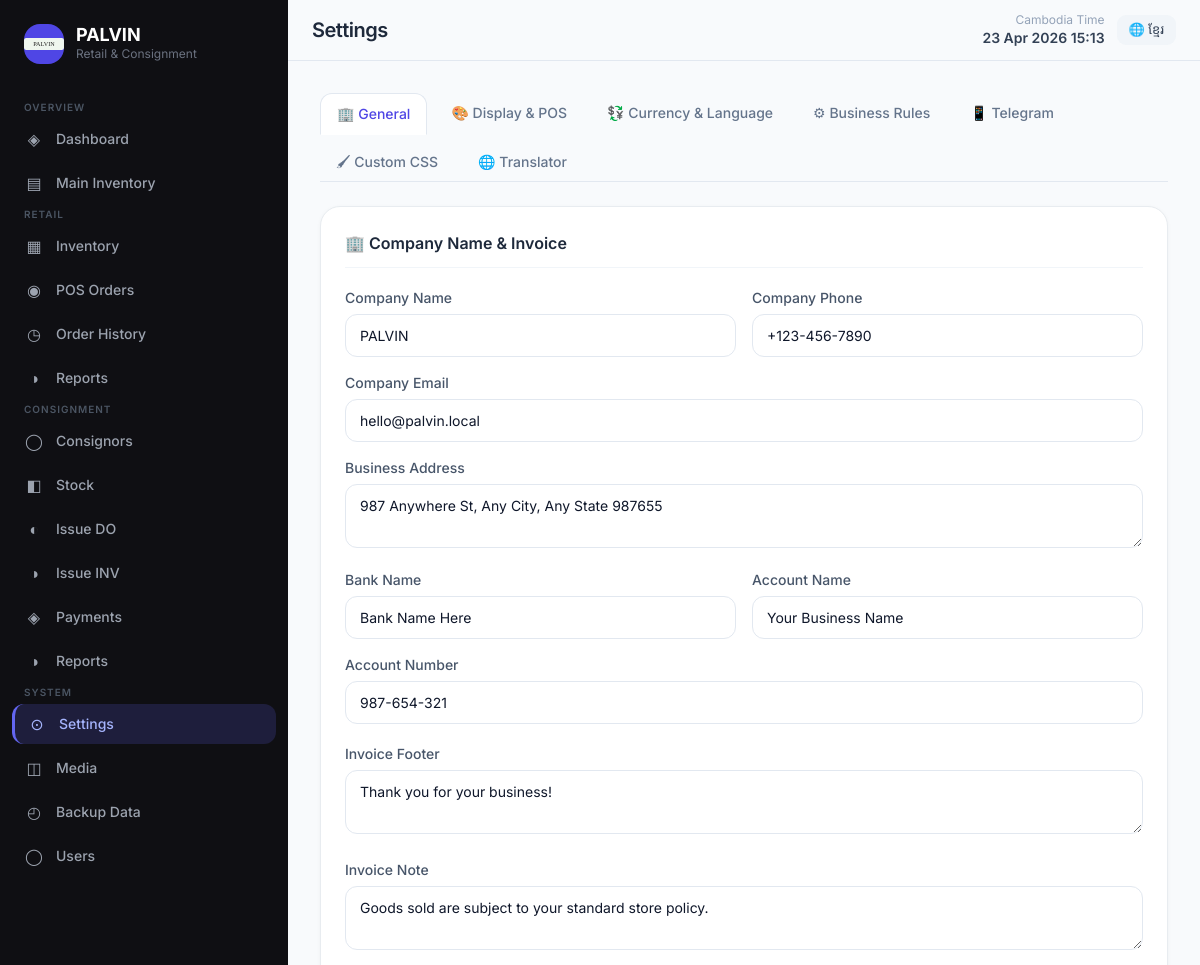
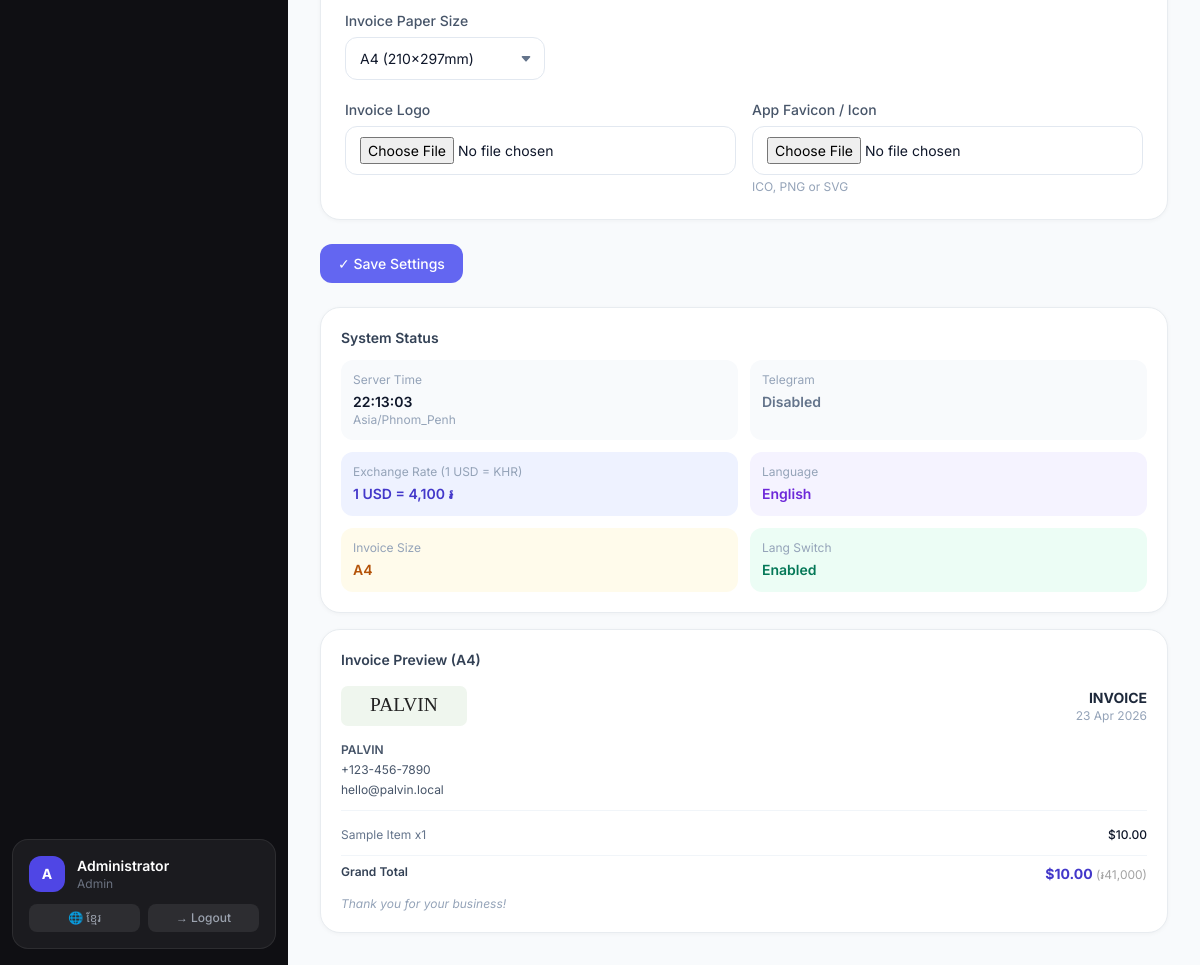
The page /settings.php (signed in) on the database its author committed (2 pictures, top to bottom).
### tables this page shows
CREATE TABLE system_settings (
    id INT AUTO_INCREMENT PRIMARY KEY,
    setting_key VARCHAR(120) NOT NULL UNIQUE,
    setting_value TEXT NULL
);

### includes/lang.php (called while the page is built, shortened)
<?php
if (!function_exists('get_lang')) {
function get_lang(): string {
    return $_SESSION['lang'] ?? 'en';
}}
if (!function_exists('t')) {
function t(string $key, array $replace = []): string {
    static $strings = null;
    if ($strings === null) {
        $lang = get_lang();
        $strings = lang_strings($lang);
    }
    $text = $strings[$key] ?? $key;
    return $text;
}}
if (!function_exists('lang_strings')) {
function lang_strings(string $lang): array {
    return $lang === 'km' ? $km : $en;
}}

### config/app.php (called while the page is built)
<?php
return [
    'app_name'             => getenv('PALVIN_APP_NAME')    ?: 'PALVIN Premium',
    'base_url'             => getenv('PALVIN_BASE_URL')    ?: 'https://app.palvinpavilion.com',
    'upload_dir'           => __DIR__ . '/../uploads',
    'default_logo'         => 'assets/img/default-logo.svg',
    'timezone'             => getenv('PALVIN_TIMEZONE')    ?: 'Asia/Phnom_Penh',
    'mysql_timezone_offset' => getenv('PALVIN_DB_TIMEZONE') ?: '+07:00',
];

### includes/bootstrap.php (called while the page is built, shortened)
<?php
$config = require __DIR__ . '/../config/app.php';
require_once __DIR__ . '/../config/db.php';
require_once __DIR__ . '/functions.php';
require_once __DIR__ . '/lang.php';

### settings.php (the view, shortened to what this page needs)
<?php
require __DIR__ . '/includes/bootstrap.php';
$telegramEnabled           = setting($pdo, 'telegram_enabled', '0') === '1';
$activeTab                 = $_GET['tab'] ?? 'general';
require __DIR__ . '/includes/header.php';
function si(string $name, string $label, string $type = 'text', string $placeholder = ''): void {
    global $pdo;
    $val = setting($pdo, $name, '');
    $extra = $type === 'number' ? 'step="0.01"' : '';
    echo '<div>';
    echo '<label class="block text-sm font-medium text-slate-600 mb-1.5">' . htmlspecialchars($label, ENT_QUOTES) . '</label>';
    echo '<input name="' . htmlspecialchars($name, ENT_QUOTES) . '" type="' . $type . '" ' . $extra . ' class="pvn-input" placeholder="' . htmlspecialchars($placeholder, ENT_QUOTES) . '" value="' . htmlspecialchars($val, ENT_QUOTES) . '">';
    echo '</div>';
}
?>
<div class="mb-6 flex flex-wrap gap-2 border-b border-slate-200 pb-0">
    <?php
    $tabs = [
        'general'    => '🏢 General',
        'display'    => '🎨 Display & POS',
        'currency'   => '💱 Currency & Language',
        'business'   => '⚙ Business Rules',
        'telegram'   => '📱 Telegram',
        'css'        => '🖌 Custom CSS',
        'translator' => '🌐 Translator',
    ];
    foreach ($tabs as $slug => $label): ?>
    <a href="?tab=<?= $slug ?>" class="px-4 py-2.5 rounded-t-xl text-sm font-medium transition-all -mb-px <?= $activeTab === $slug ? 'bg-white border border-b-white border-slate-200 text-indigo-600' : 'text-slate-500 hover:text-slate-700' ?>">
        <?= $label ?>
    </a>
    <?php endforeach; ?>
</div>
<div class="grid gap-6 xl:grid-cols-[1fr,380px]">
<div>
<?php if ($activeTab === 'general'): ?>
<form method="post" enctype="multipart/form-data" class="space-y-6">
    <div class="pvn-card p-6 space-y-5">
        <h3 class="font-semibold text-slate-800 border-b border-slate-100 pb-3">🏢 <?= t('company_name') ?> & Invoice</h3>
        <div class="grid sm:grid-cols-2 gap-4">
            <?php si('company_name', t('company_name'), 'text', 'PALVIN') ?>
            <?php si('company_phone', t('company_phone')) ?>
            <div class="sm:col-span-2"><?php si('company_email', t('company_email'), 'email') ?></div>
            <div class="sm:col-span-2">
                <label class="block text-sm font-medium text-slate-600 mb-1.5"><?= t('business_address') ?></label>
                <textarea name="business_address" class="pvn-input" rows="2"><?= e(setting($pdo, 'business_address', '')) ?></textarea>
            </div>
            <?php si('bank_name', t('bank_name')) ?>
            <?php si('account_name', t('account_name')) ?>
            <div class="sm:col-span-2"><?php si('account_number', t('account_number')) ?></div>
        </div>
        <div>
            <label class="block text-sm font-medium text-slate-600 mb-1.5"><?= t('invoice_footer') ?></label>
            <textarea name="invoice_footer" class="pvn-input" rows="2"><?= e(setting($pdo, 'invoice_footer', '')) ?></textarea>
        </div>
        <div>
            <label class="block text-sm font-medium text-slate-600 mb-1.5"><?= t('invoice_note') ?></label>
            <textarea name="invoice_note" class="pvn-input" rows="2"><?= e(setting($pdo, 'invoice_note', '')) ?></textarea>
        </div>
        <div>
            <label class="block text-sm font-medium text-slate-600 mb-1.5"><?= t('invoice_size') ?></label>
            <select name="invoice_size" class="pvn-input pvn-select" style="max-width:200px;">
                <option value="A4" <?= setting($pdo,'invoice_size','A4') === 'A4' ? 'selected' : '' ?>>A4 (210×297mm)</option>
            </select>
        </div>
        <div class="grid sm:grid-cols-2 gap-4">
            <div>
                <label class="block text-sm font-medium text-slate-600 mb-1.5"><?= t('invoice_logo') ?></label>
                <input type="file" name="invoice_logo" class="pvn-input" accept="image/*,.svg">
            </div>
            <div>
                <label class="block text-sm font-medium text-slate-600 mb-1.5">App Favicon / Icon</label>
                <input type="file" name="app_favicon" class="pvn-input" accept=".ico,.png,.svg,image/*">
                <p class="text-xs text-slate-400 mt-1">ICO, PNG or SVG</p>
            </div>
        </div>
    </div>
    <div class="flex gap-3">
        <button name="action" value="save_settings" class="pvn-btn pvn-btn-primary">✓ <?= t('save') ?> <?= t('settings') ?></button>
    </div>
</form>
<?php endif; ?>
</div>
<div class="space-y-4">
    <div class="pvn-card p-5 space-y-3">
        <h4 class="font-semibold text-slate-700 text-sm">System Status</h4>
        <div class="grid grid-cols-2 gap-3">
            <div class="rounded-xl bg-slate-50 p-3">
                <div class="text-xs text-slate-400 mb-1">Server Time</div>
                <div class="font-semibold text-sm"><?= date('H:i:s') ?></div>
                <div class="text-xs text-slate-400"><?= date_default_timezone_get() ?></div>
            </div>
            <div class="rounded-xl <?= $telegramEnabled ? 'bg-emerald-50' : 'bg-slate-50' ?> p-3">
                <div class="text-xs text-slate-400 mb-1">Telegram</div>
                <div class="font-semibold text-sm <?= $telegramEnabled ? 'text-emerald-700' : 'text-slate-500' ?>"><?= $telegramEnabled ? 'Enabled' : 'Disabled' ?></div>
            </div>
            <div class="rounded-xl bg-indigo-50 p-3">
                <div class="text-xs text-slate-400 mb-1"><?= t('exchange_rate') ?></div>
                <div class="font-semibold text-sm text-indigo-700">1 USD = <?= number_format((float)setting($pdo,'exchange_rate','4100'),0) ?> &#x17DB;</div>
            </div>
            <div class="rounded-xl bg-violet-50 p-3">
                <div class="text-xs text-slate-400 mb-1"><?= t('language') ?></div>
                <div class="font-semibold text-sm text-violet-700"><?= get_lang()==='km' ? 'ភាសាខ្មែរ' : 'English' ?></div>
            </div>
            <div class="rounded-xl bg-amber-50 p-3">
                <div class="text-xs text-slate-400 mb-1">Invoice Size</div>
                <div class="font-semibold text-sm text-amber-700"><?= e(setting($pdo,'invoice_size','A4')) ?></div>
            </div>
            <div class="rounded-xl <?= $langSwitchEnabled ? 'bg-emerald-50' : 'bg-red-50' ?> p-3">
                <div class="text-xs text-slate-400 mb-1">Lang Switch</div>
                <div class="font-semibold text-sm <?= $langSwitchEnabled ? 'text-emerald-700' : 'text-red-600' ?>"><?= $langSwitchEnabled ? 'Enabled' : 'Disabled' ?></div>
            </div>
        </div>
    </div>
    <div class="pvn-card p-5">
        <h4 class="font-semibold text-slate-700 text-sm mb-4">Invoice Preview (<?= e(setting($pdo,'invoice_size','A4')) ?>)</h4>
        <div class="flex items-center justify-between mb-4">
            <img src="<?= e(invoice_logo($pdo)) ?>" class="h-10 object-contain" alt="logo" onerror="this.style.display='none'">
            <div class="text-right">
                <div class="font-bold text-slate-800 text-sm">INVOICE</div>
                <div class="text-xs text-slate-400"><?= date('d M Y') ?></div>
            </div>
        </div>
        <div class="text-xs space-y-1 text-slate-600">
            <div class="font-semibold"><?= e(setting($pdo,'company_name','PALVIN')) ?></div>
            <div><?= e(setting($pdo,'company_phone','')) ?></div>
            <div><?= e(setting($pdo,'company_email','')) ?></div>
        </div>
        <div class="my-3 border-t border-slate-100"></div>
        <div class="flex justify-between text-xs py-1">
            <span class="text-slate-500">Sample Item x1</span>
            <span class="font-medium">$10.00</span>
        </div>
        <div class="border-t border-slate-100 pt-2 mt-2 flex justify-between">
            <span class="text-xs font-semibold text-slate-700">Grand Total</span>
            <span class="text-sm font-bold text-indigo-700"><?= money_dual($pdo, 10, true) ?></span>
        </div>
        <?php if (setting($pdo,'invoice_footer','')): ?>
        <div class="mt-3 text-xs text-slate-400 italic"><?= e(setting($pdo,'invoice_footer','')) ?></div>
        <?php endif; ?>
    </div>
</div>
</div>
<?php require __DIR__ . '/includes/footer.php'; ?>

### rows shown on the page
system_settings: company_name "PALVIN", setting_value "PALVIN"
system_settings: company_phone "+123-456-7890", setting_value "+123-456-7890"
system_settings: company_email "hello@palvin.local", setting_value "hello@palvin.local"
system_settings: business_address "987 Anywhere St, Any City, Any State 987655"
system_settings: bank_name "Bank Name Here"
system_settings: account_name "Your Business Name"
system_settings: account_number "987-654-321"
system_settings: invoice_footer "Thank you for your business!", setting_value "Thank you for your business!"
system_settings: invoice_note "Goods sold are subject to your standard store policy."
system_settings: invoice_size "A4 (210×297mm)", setting_value "A4"

### other values the page prints
$group['title'] "OVERVIEW"
$info['icon'] "◈"
$info['label'] "Dashboard"
$info['icon'] "▤"
$info['label'] "Main Inventory"
$group['title'] "RETAIL"
$info['icon'] "▦"
$info['label'] "Inventory"
$info['icon'] "◉"
$info['label'] "POS Orders"
$info['icon'] "◷"
$info['label'] "Order History"
$info['icon'] "◑"
$info['label'] "Reports"
$group['title'] "CONSIGNMENT"
